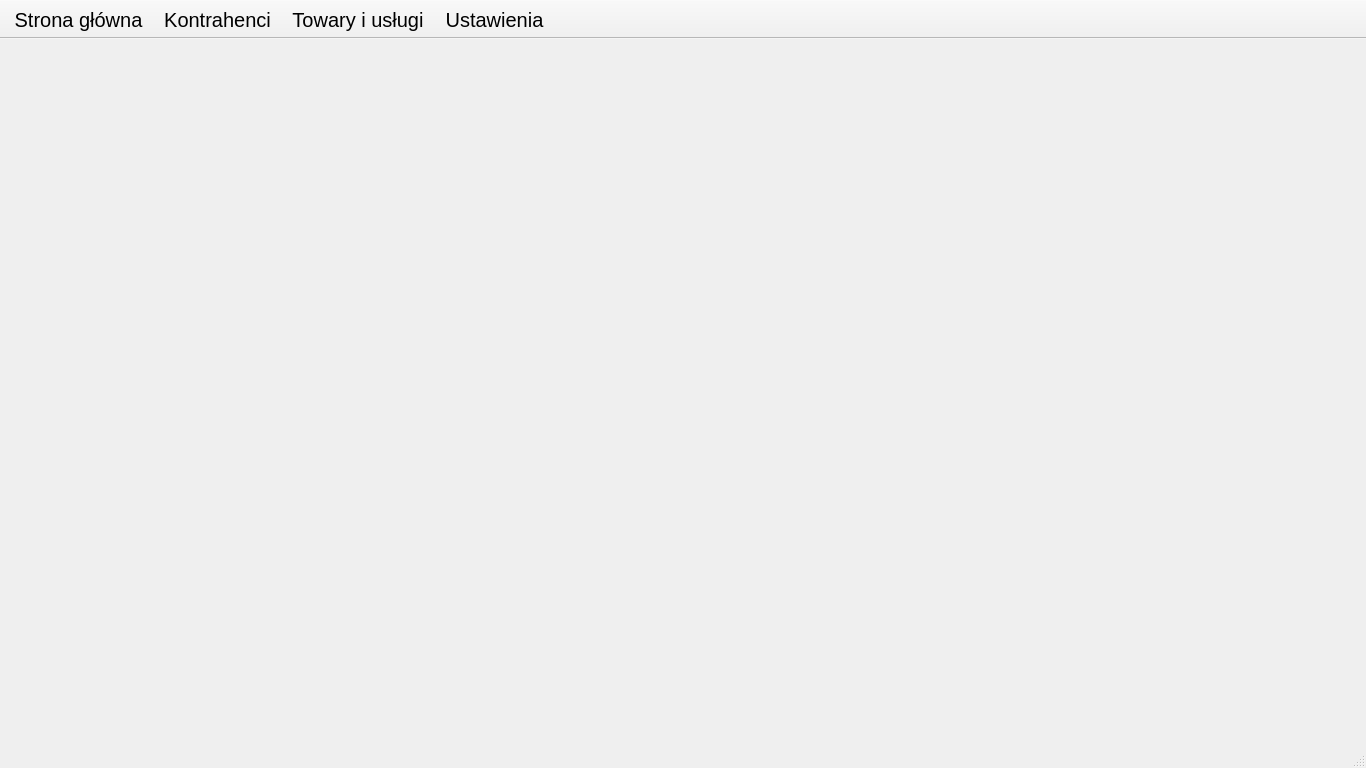
<?xml version="1.0" encoding="UTF-8"?>
<ui version="4.0">
 <class>MainWindow</class>
 <widget class="QMainWindow" name="MainWindow">
  <property name="geometry">
   <rect>
    <x>0</x>
    <y>0</y>
    <width>1366</width>
    <height>768</height>
   </rect>
  </property>
  <property name="font">
   <font>
    <pointsize>12</pointsize>
   </font>
  </property>
  <property name="windowTitle">
   <string>MainWindow</string>
  </property>
  <property name="tabShape">
   <enum>QTabWidget::Rounded</enum>
  </property>
  <widget class="QWidget" name="centralwidget"/>
  <widget class="QToolBar" name="toolBar">
   <property name="font">
    <font>
     <pointsize>15</pointsize>
    </font>
   </property>
   <property name="windowTitle">
    <string>toolBar</string>
   </property>
   <property name="autoFillBackground">
    <bool>true</bool>
   </property>
   <property name="movable">
    <bool>false</bool>
   </property>
   <property name="iconSize">
    <size>
     <width>30</width>
     <height>30</height>
    </size>
   </property>
   <property name="toolButtonStyle">
    <enum>Qt::ToolButtonTextBesideIcon</enum>
   </property>
   <property name="floatable">
    <bool>true</bool>
   </property>
   <attribute name="toolBarArea">
    <enum>TopToolBarArea</enum>
   </attribute>
   <attribute name="toolBarBreak">
    <bool>false</bool>
   </attribute>
   <addaction name="main_page_action"/>
   <addaction name="customers_action"/>
   <addaction name="items_action"/>
   <addaction name="settings_action"/>
  </widget>
  <widget class="QStatusBar" name="statusbar"/>
  <action name="main_page_action">
   <property name="checkable">
    <bool>false</bool>
   </property>
   <property name="checked">
    <bool>false</bool>
   </property>
   <property name="enabled">
    <bool>true</bool>
   </property>
   <property name="icon">
    <iconset>
     <normaloff>../images/icons8-dom-30.png</normaloff>../images/icons8-dom-30.png</iconset>
   </property>
   <property name="text">
    <string>Strona główna</string>
   </property>
   <property name="toolTip">
    <string>Przełącz na stronę główną</string>
   </property>
   <property name="font">
    <font>
     <pointsize>15</pointsize>
    </font>
   </property>
  </action>
  <action name="customers_action">
   <property name="checkable">
    <bool>false</bool>
   </property>
   <property name="icon">
    <iconset>
     <normaloff>../images/icons8-grupy-użytkownika-mężczyzna-mężczyzna-30.png</normaloff>
     <activeoff>:/icon/images/icons8-grupy-użytkownika-mężczyzna-mężczyzna-30.png</activeoff>../images/icons8-grupy-użytkownika-mężczyzna-mężczyzna-30.png</iconset>
   </property>
   <property name="text">
    <string>Kontrahenci</string>
   </property>
   <property name="toolTip">
    <string>Przełącz do widoku kontrahentów</string>
   </property>
   <property name="font">
    <font>
     <pointsize>15</pointsize>
    </font>
   </property>
  </action>
  <action name="items_action">
   <property name="checkable">
    <bool>false</bool>
   </property>
   <property name="icon">
    <iconset>
     <normaloff>../images/icons8-produkt-30.png</normaloff>
     <selectedoff>:/icon/images/icons8-produkt-30.png</selectedoff>../images/icons8-produkt-30.png</iconset>
   </property>
   <property name="text">
    <string>Towary i usługi</string>
   </property>
   <property name="toolTip">
    <string>Przełącz do widoku towarów i usług</string>
   </property>
   <property name="font">
    <font>
     <pointsize>15</pointsize>
    </font>
   </property>
  </action>
  <action name="settings_action">
   <property name="checkable">
    <bool>false</bool>
   </property>
   <property name="icon">
    <iconset>
     <normaloff>../images/icons8-usługi-30.png</normaloff>
     <activeoff>:/icon/images/icons8-usługi-30.png</activeoff>../images/icons8-usługi-30.png</iconset>
   </property>
   <property name="text">
    <string>Ustawienia</string>
   </property>
   <property name="toolTip">
    <string>Przełącz do widoku ustawień</string>
   </property>
   <property name="font">
    <font>
     <pointsize>15</pointsize>
    </font>
   </property>
  </action>
 </widget>
 <resources>
  <include location="../icons_resource.qrc"/>
 </resources>
 <connections/>
</ui>
